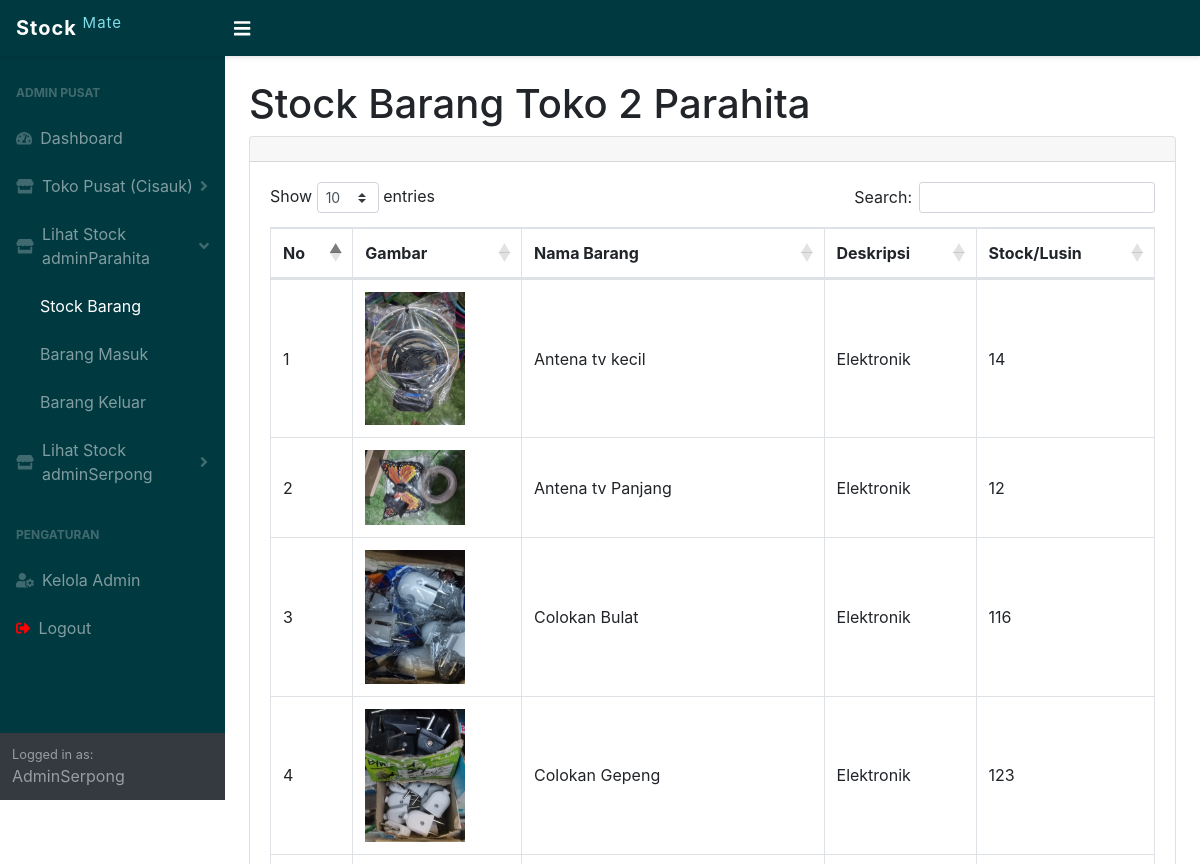
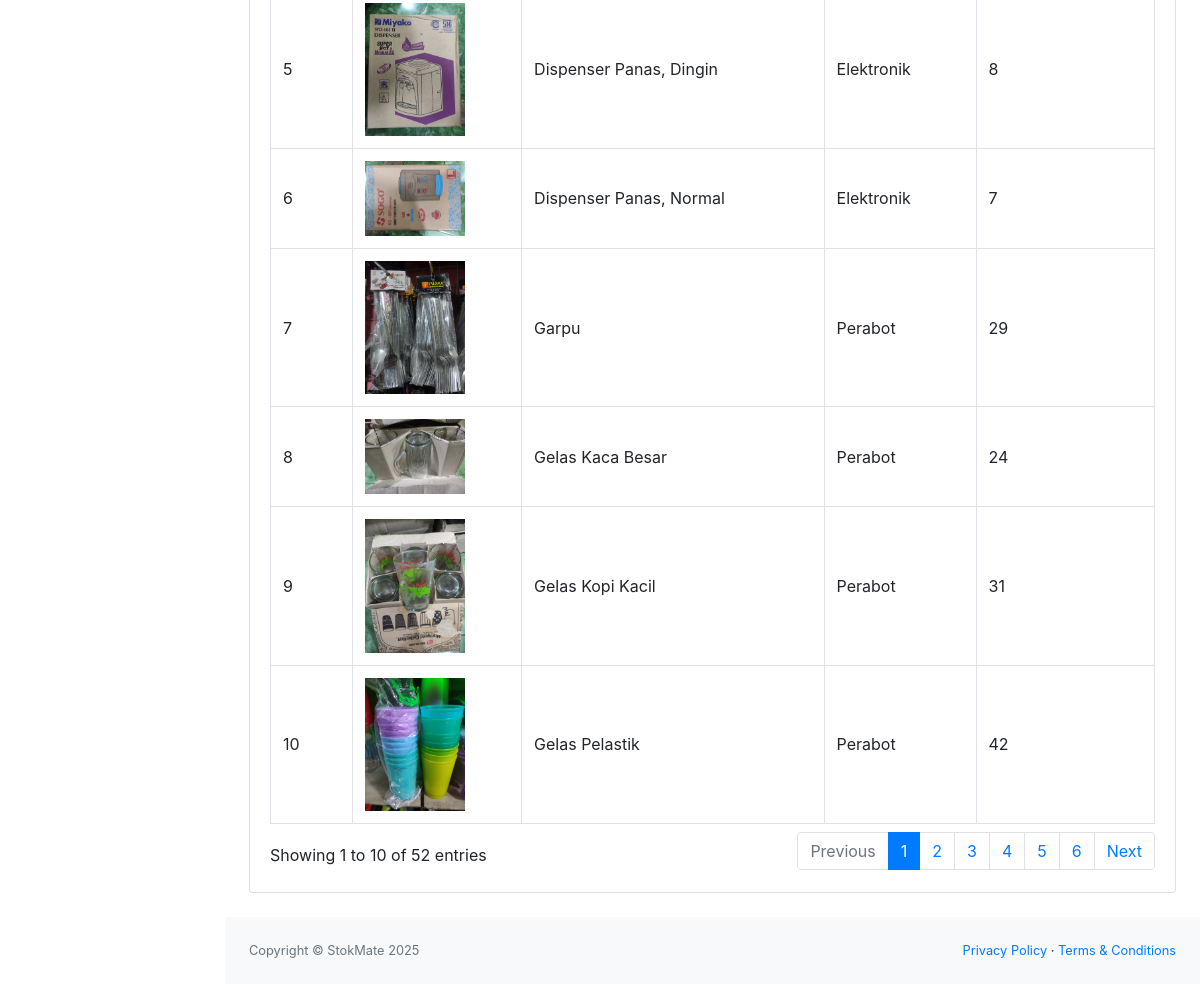
Page /admin/parahita_index.php (signed in) on the committed database (2 pictures, top to bottom).
### tables this page shows
CREATE TABLE `parahita_stock` (
  `idbarang` int(11) NOT NULL,
  `namabarang` varchar(50) NOT NULL,
  `deskripsi` varchar(50) NOT NULL,
  `stock` int(11) NOT NULL DEFAULT 0,
  `image` varchar(99) DEFAULT NULL
);

### admin/parahita_index.php (the view, shortened to what this page needs)
<?php
$store_name = "Toko 2 Parahita";
$store_prefix = "parahita";
?>
<!DOCTYPE html>
<html lang="en">
    <head>
        <link href="../css/styles.css" rel="stylesheet" />
        <link href="https://cdn.datatables.net/1.10.20/css/dataTables.bootstrap4.min.css" rel="stylesheet" />
    </head>
    <body class="sb-nav-fixed" >
        <nav class="sb-topnav navbar navbar-expand navbar-dark" style="background-color: #003940; box-shadow: 0 2px 4px rgba(0,0,0,0.1);">
            <a class="navbar-brand" href="index.php" style="font-weight: bold; letter-spacing: 1px;">
                Stock <sup style="color: #80DEEA; font-weight: normal;">Mate</sup>
            </a>
            <button class="btn btn-link btn-sm order-1 order-lg-0" id="sidebarToggle" href="#" style="color: #ffffff; transition: transform 0.3s ease;">
                <i class="fas fa-bars fa-lg"></i>
            </button>
        </nav>
        <div id="layoutSidenav">
            <?php require '_sidebar.php';  ?>
            <div id="layoutSidenav_content">
                <main>
                    <div class="container-fluid" >
                        <h1 class="mt-4">Stock Barang <?= $store_name; ?></h1>
                        <div class="card mb-4">
                            <div class="card-header">
                              </div>
                            <div class="card-body">
                                <div class="table-responsive">
                                    <table class="table table-bordered table-hover" id="dataTable" width="100%" cellspacing="0">
                                        <thead>
                                            <tr>
                                                <th>No</th>
                                                <th>Gambar</th>
                                                <th>Nama Barang</th>
                                                <th>Deskripsi</th>
                                                <th>Stock/Lusin</th>
                                            </tr>
                                        </thead>
                                        <tbody>
                                          <?php
                                          $ambilsemuadatastock = mysqli_query($conn, "select * from " . $store_prefix . "_stock");
                                          $i = 1;
                                          while($data=mysqli_fetch_array($ambilsemuadatastock)){
                                              $namabarang = htmlspecialchars($data['namabarang']);
                                              $deskripsi = htmlspecialchars($data['deskripsi']);
                                              $stock = htmlspecialchars($data['stock']);
                                              $gambar = $data['image'];
                                              if($gambar==null || !file_exists("../images/".$gambar)){
                                                  $img = 'No Photo';
                                              } else {
                                                  $img = '<img src="../images/'.htmlspecialchars($gambar).'" class="zoomable" alt="'.$namabarang.'">';
                                              }
                                          ?>
                                          <tr>
                                              <td><?=$i++;?></td>
                                              <td><?=$img;?></td>
                                              <td><?=$namabarang;?></td>
                                              <td><?=$deskripsi;?></td>
                                              <td><?=$stock;?></td>
                                          </tr>
                                          <?php }; ?>
                                        </tbody>
                                    </table>
                                </div>
                            </div>
                        </div>
                    </div>
                </main>
                <footer class="py-4 bg-light mt-auto">
                    <div class="container-fluid">
                        <div class="d-flex align-items-center justify-content-between small">
                            <div class="text-muted">Copyright &copy; StokMate 2025</div>
                            <div>
                                <a href="#">Privacy Policy</a>
                                &middot;
                                <a href="#">Terms &amp; Conditions</a>
                            </div>
                        </div>
                    </div>
                </footer>
            </div>
        </div>
    </body>
</html>

### admin/_sidebar.php (shortened to what this page needs)
<?php
$current_page = basename($_SERVER['PHP_SELF']);
function is_active($pages) {
    global $current_page;
    if (is_array($pages)) {
        return in_array($current_page, $pages);
    }
    return $current_page == $pages;
}
$cisauk_active = is_active(['stock.php', 'masuk.php', 'keluar.php', 'permintaanbarangkeluar.php', 'pp.php']);
$parahita_active = is_active(['parahita_index.php', 'parahita_masuk.php', 'parahita_keluar.php']);
$serpong_active = is_active(['serpong_index.php', 'serpong_masuk.php', 'serpong_keluar.php']);
?>
<div id="layoutSidenav_nav">
    <nav class="sb-sidenav accordion sb-sidenav-dark" id="sidenavAccordion">
        <div class="sb-sidenav-menu" style="background-color:#003940;">
            <div class="nav">
                <div class="sb-sidenav-menu-heading">Admin Pusat</div>
                <a class="nav-link <?= is_active('index.php') ? 'active' : ''; ?>" href="index.php"> <div class="sb-nav-link-icon"><i class="fas fa-tachometer-alt"></i></div> Dashboard
                </a>
                <a class="nav-link <?= $cisauk_active ? '' : 'collapsed'; ?>" href="#" data-toggle="collapse" data-target="#collapseCisauk" aria-expanded="<?= $cisauk_active ? 'true' : 'false'; ?>" aria-controls="collapseCisauk">
                    <div class="sb-nav-link-icon"><i class="fas fa-store"></i></div> Toko Pusat (Cisauk) <div class="sb-sidenav-collapse-arrow"><i class="fas fa-angle-down"></i></div>
                </a>
                <a class="nav-link <?= $parahita_active ? '' : 'collapsed'; ?>" href="#" data-toggle="collapse" data-target="#collapseParahita" aria-expanded="<?= $parahita_active ? 'true' : 'false'; ?>" aria-controls="collapseParahita">
                    <div class="sb-nav-link-icon"><i class="fas fa-store"></i></div> Lihat Stock adminParahita <div class="sb-sidenav-collapse-arrow"><i class="fas fa-angle-down"></i></div>
                </a>
                <div class="collapse <?= $parahita_active ? 'show' : ''; ?>" id="collapseParahita" aria-labelledby="headingParahita" data-parent="#sidenavAccordion">
                    <nav class="sb-sidenav-menu-nested nav">
                        <a class="nav-link <?= is_active('parahita_index.php') ? 'active' : ''; ?>" href="parahita_index.php">Stock Barang</a>
                        <a class="nav-link <?= is_active('parahita_masuk.php') ? 'active' : ''; ?>" href="parahita_masuk.php">Barang Masuk</a>
                        <a class="nav-link <?= is_active('parahita_keluar.php') ? 'active' : ''; ?>" href="parahita_keluar.php">Barang Keluar</a>
                    </nav>
                </div>
                <a class="nav-link <?= $serpong_active ? '' : 'collapsed'; ?>" href="#" data-toggle="collapse" data-target="#collapseSerpong" aria-expanded="<?= $serpong_active ? 'true' : 'false'; ?>" aria-controls="collapseSerpong">
                    <div class="sb-nav-link-icon"><i class="fas fa-store"></i></div> Lihat Stock adminSerpong <div class="sb-sidenav-collapse-arrow"><i class="fas fa-angle-down"></i></div>
                </a>
                <div class="sb-sidenav-menu-heading">Pengaturan</div>
                <a class="nav-link <?= is_active('admin.php') ? 'active' : ''; ?>" href="admin.php">
                   <div class="sb-nav-link-icon"><i class='fas fa-user-cog'></i></div> Kelola Admin
                </a>
                <a class="nav-link" href="../logout.php">
                    <div class="sb-nav-link-icon"><i class='fas fa-sign-out-alt' style='color:red;'></i></div> Logout
                </a>
            </div>
        </div>
        <div class="sb-sidenav-footer">
             <div class="small">Logged in as:</div>
             <?= htmlspecialchars(ucfirst($_SESSION['roles'] ?? 'N/A')); ?>
        </div>
    </nav>
</div>

### admin/parahita_index.php (style rules this page uses)
.zoomable { width: 100px; }
.table-responsive { overflow-x: visible; }
td { vertical-align: middle !important; }

### rows in the picture
parahita_stock: image (picture), namabarang "Antena tv kecil", deskripsi "Elektronik", stock "14"
parahita_stock: image (picture), namabarang "Antena tv Panjang", deskripsi "Elektronik", stock "12"
parahita_stock: image (picture), namabarang "Colokan Bulat", deskripsi "Elektronik", stock "116"
parahita_stock: image (picture), namabarang "Colokan Gepeng", deskripsi "Elektronik", stock "123"
parahita_stock: image (picture), namabarang "Dispenser Panas, Dingin", deskripsi "Elektronik", stock "8"
parahita_stock: image (picture), namabarang "Dispenser Panas, Normal", deskripsi "Elektronik", stock "7"
parahita_stock: image (picture), namabarang "Garpu", deskripsi "Perabot", stock "29"
parahita_stock: image (picture), namabarang "Gelas Kaca Besar", deskripsi "Perabot", stock "24"
parahita_stock: image (picture), namabarang "Gelas Kopi Kacil", deskripsi "Perabot", stock "31"
parahita_stock: image (picture), namabarang "Gelas Pelastik", deskripsi "Perabot", stock "42"

### other values in the picture
$_SESSION['roles'] "AdminSerpong"
$store_name "Toko 2 Parahita"
